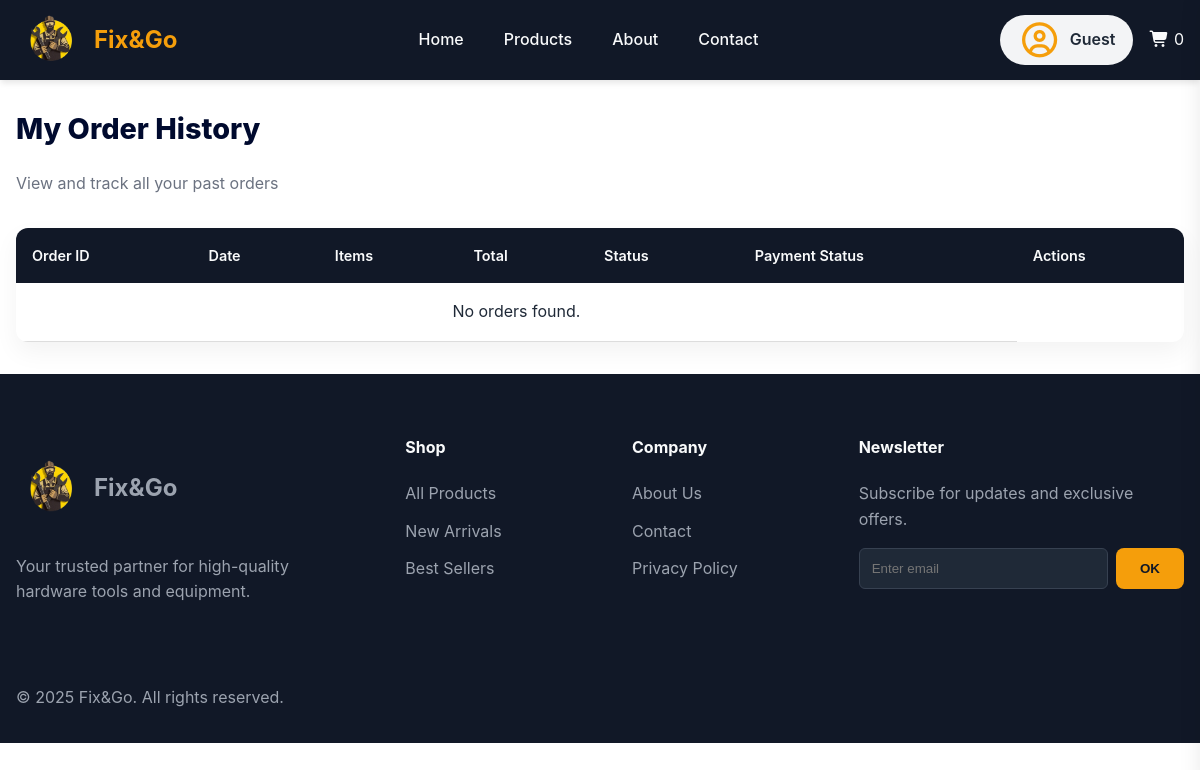
The app's page /pages/order/member-order-history.php, older data.
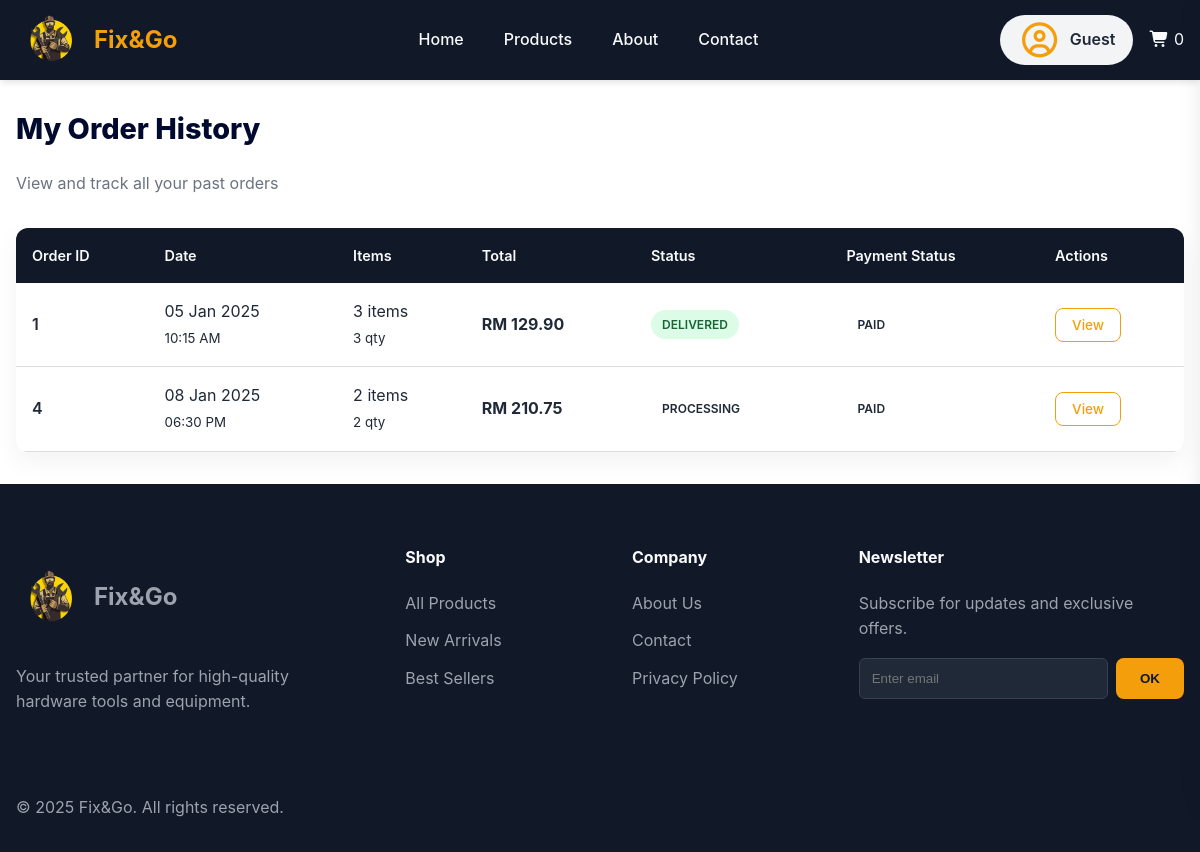
The same page, newer data.
### tables this page shows
CREATE TABLE `orders` (
  `order_id` int(11) NOT NULL,
  `user_id` varchar(12) NOT NULL,
  `order_at` timestamp NOT NULL DEFAULT current_timestamp(),
  `deliver_at` date DEFAULT NULL,
  `payment_status` enum('Pending','Paid','Failed','Refunded') NOT NULL,
  `status` enum('Pending','Processing','Shipping','Delivered','Cancelled') NOT NULL,
  `total_price` decimal(10,2) NOT NULL,
  `utilize_point` tinyint(1) NOT NULL DEFAULT 0,
  `address_id` int(11) NOT NULL
);

### _base.php (called while the page is built, shortened)
<?php
$rootDir = 'http://' . $_SERVER['HTTP_HOST'];
function homePageURL()
{
    global $rootDir;
    $homelink = $rootDir . "/index.php";
    return $homelink;
}
function temp($key, $value = null)
{
    if ($value !== null) {
        $_SESSION["temp_$key"] = $value;
    } else {
        $value = $_SESSION["temp_$key"] ?? null;
        return $value;
    }
}

### DAO/order-dao.php (called while the page is built, shortened)
<?php
function getMemberOrderHistory($user_id)
{
    global $_db;
    try {
        $sql = "SELECT
                    o.order_id,
                    DATE_FORMAT(o.order_at, '%d %b %Y') AS order_date,
                    DATE_FORMAT(o.order_at, '%h:%i %p') AS order_time,
                    o.total_price,
                    o.payment_status,
                    o.status,
                    COUNT(DISTINCT oi.product_id) AS total_items,
                    SUM(oi.qty) AS total_quantity
                FROM orders o
                LEFT JOIN orderitem oi ON o.order_id = oi.order_id
                LEFT JOIN payment p ON o.order_id = p.order_id
                LEFT JOIN address a ON o.address_id = a.address_id
                WHERE o.user_id = ?
                GROUP BY o.order_id
                ORDER BY o.order_at ASC";
        $stmt = $_db->prepare($sql);
        $stmt->execute([$user_id]);
        return $stmt->fetchAll(PDO::FETCH_OBJ);
    } catch (PDOException $e) {
        error_log("Get Member Order History Error: " . $e->getMessage());
        return false;
    }
}

### controller/order-controller.php (called while the page is built, shortened)
<?php
require_once  __DIR__ . '/../_base.php';
require __DIR__ . '/../DAO/order-dao.php';
function getOrderHistoryMember($id)
{
    return getMemberOrderHistory($id);
}

### pages/order/member-order-history.php (the view, shortened to what this page needs)
<?php
require "../../_base.php";
include  "../../_head.php";
require '../../controller/order-controller.php';
$orders = getOrderHistoryMember("M001");
?>
<link rel="stylesheet" href="../../css/msg.css">
<link rel="stylesheet" href="../../css/member-order-history.css">
<main class="main-container member-orders">
    <div class="page-header">
        <h1 class="page-title">My Order History</h1>
        <p class="page-subtitle">View and track all your past orders</p>
    </div>
    <div class="table-container">
        <table class="orders-table">
            <thead>
                <tr>
                    <th>Order ID</th>
                    <th>Date</th>
                    <th>Items</th>
                    <th>Total</th>
                    <th>Status</th>
                    <th>Payment Status</th>
                    <th>Actions</th>
                </tr>
            </thead>
            <tbody>
                <?php if (!empty($orders) && is_array($orders)): ?>
                    <?php foreach ($orders as $order): ?>
                        <tr class="order-row">
                            <td class="order-id">
                                <?= htmlspecialchars($order->order_id) ?>
                            </td>
                            <td>
                                <?= htmlspecialchars($order->order_date) ?><br>
                                <small><?= htmlspecialchars($order->order_time) ?></small>
                            </td>
                            <td>
                                <?= (int)$order->total_items ?> items<br>
                                <small><?= (int)$order->total_quantity ?> qty</small>
                            </td>
                            <td class="price-total">
                                RM <?= number_format($order->total_price, 2) ?>
                            </td>
                            <td>
                                <span class="status <?= strtolower($order->status) ?>">
                                    <?= htmlspecialchars($order->status) ?>
                                </span>
                            </td>
                            <td>
                                <span class="status <?= strtolower($order->payment_status) ?>">
                                    <?= htmlspecialchars($order->payment_status) ?>
                                </span>
                            </td>
                            <td class="actions">
                                <a href="member-order-detail.php?id=<?= $order->order_id ?>"
                                    class="btn-view">View</a>
                            </td>
                        </tr>
                    <?php endforeach; ?>
                <?php else: ?>
                    <tr>
                        <td colspan="6" class="empty-state">
                            No orders found.
                        </td>
                    </tr>
                <?php endif; ?>
            </tbody>
        </table>
    </div>
</main>
<?php include '../../_foot.php'; ?>

### _head.php (shortened to what this page needs)
<!DOCTYPE html>
<html lang="en">
<head>
    <link rel="stylesheet" href="<?= $rootDir ?>/css/style.css">
    <link rel="stylesheet" href="<?= $rootDir ?>/css/responsive.css">
    <link rel="stylesheet" href="https://cdnjs.cloudflare.com/ajax/libs/font-awesome/7.0.1/css/all.min.css">
</head>
<body>
    <header>
        <div class="container flex justify-between">
            <a href="<?= homePageURL() ?>" class="logo" data-link="home">
                <img src="<?= $rootDir ?>/images/logo.png" alt="Logo" style="width: 70px; height: 90px;" />
                Fix&Go
            </a>
            <nav class="desktop-nav">
                <ul class="flex">
                    <li><a href="<?= homePageURL() ?>">Home</a></li>
                    <li><a href="<?= $rootDir ?>#">Products</a></li>
                    <li><a href="<?= $rootDir ?>/pages/guest/aboutUs.php">About</a></li>
                    <li><a href="<?= $rootDir ?>">Contact</a></li>
                </ul>
            </nav>
            <div class="profile-wrapper">
                <?php if (temp('USER_ID')): ?>
                    <div class="profile-icon logged-in" id="profileIcon">
                        <img src="<?= $rootDir . getUserProfilePicture(temp('USER_ID')) ?>"
                            alt="Profile"
                            class="profile-picture" />
                        <span class="username"><?= htmlspecialchars(temp('USER_NAME') ?? 'User') ?></span>
                        <i class="fa-solid fa-chevron-down dropdown-arrow"></i>
                    </div>
                    <div class="profile-dropdown" id="profileDropdown">
                        <a href="<?= $rootDir ?>/pages/member/profile.php">
                            <i class="fa-regular fa-user"></i> My Profile
                        </a>
                        <a href="<?= $rootDir ?>/pages/member/orders.php">
                            <i class="fa-regular fa-clipboard"></i> My Orders
                        </a>
                        <a href="<?= $rootDir ?>/pages/member/wishlist.php">
                            <i class="fa-regular fa-heart"></i> Wishlist
                        </a>
                        <hr>
                        <a href="javascript:void(0)" class="logout-btn">
                            <i class="fa-solid fa-arrow-right-from-bracket"></i> Logout
                        </a>
                    </div>
                <?php else: ?>
                    <div class="profile-icon guest" id="profileIcon">
                        <i class="fa-regular fa-circle-user"></i>
                        <span>Guest</span>
                    </div>
                <?php endif; ?>
                <?php
                $current_page = basename($_SERVER['PHP_SELF']);
                $is_cart_page = ($current_page === 'cart.php');
                ?>
                <?php if (!$is_cart_page): ?>
                    <div class="cart-icon <?= $userRole ?>" id="cartIcon">
                        <i class="fa-solid fa-cart-shopping"></i>
                        <span class="cart-count" id="cartCount" data-count="<?= (int)$cart_count ?>">0</span>
                    </div>
                <?php endif; ?>
            </div>
    </header>
</body>

### _foot.php
<footer>
    <div class="container">
        <div class="footer-grid">
            <div class="footer-col">
                <a href="#" class="logo" style="margin-bottom: 1rem; display: flex;">
                    <img src="<?= $rootDir ?>/images/logo.png" alt="Logo" style="width: 70px; height: 100px;" />
                    Fix&Go
                </a>
                <p>Your trusted partner for high-quality hardware tools and equipment.</p>
            </div>
            <div class="footer-col">
                <h4>Shop</h4>
                <ul>
                    <li><a href="#">All Products</a></li>
                    <li><a href="#">New Arrivals</a></li>
                    <li><a href="#">Best Sellers</a></li>
                </ul>
            </div>
            <div class="footer-col">
                <h4>Company</h4>
                <ul>
                    <li><a href="#">About Us</a></li>
                    <li><a href="#">Contact</a></li>
                    <li><a href="#">Privacy Policy</a></li>
                </ul>
            </div>
            <div class="footer-col">
                <h4>Newsletter</h4>
                <p>Subscribe for updates and exclusive offers.</p>
                <form class="newsletter-form" onsubmit="event.preventDefault(); alert('Subscribed!');">
                    <input type="email" placeholder="Enter email" required>
                    <button type="submit" class="btn btn-primary">OK</button>
                </form>
            </div>
        </div>
        <div class="copyright">
            &copy; 2025 Fix&Go. All rights reserved.
        </div>
    </div>
</footer>

### css/style.css (style rules this page uses)
:root { --primary-color: #f59e0b; --primary-hover: #d97706; --primary-dark: #000a2e; --bg-dark: #111827; --bg-card: #f3f4f6; --text-light: #f9fafb; --text-color: #1f2937; --text-muted: #6b7280; --border-color: #ddd; --error-color: #e74c3c; --success-color: #2ecc71; --spacing-unit: 1rem; --container-width: 1500px; --header-height: 80px; }
* { box-sizing: border-box; margin: 0; padding: 0; }
body { font-family: "Inter", -apple-system, BlinkMacSystemFont, "Segoe UI", Roboto, Oxygen, Ubuntu, Cantarell, "Open Sans", "Helvetica Neue", sans-serif; line-height: 1.6; color: var(--text-dark); background-color: #ffffff; }
.container { max-width: var(--container-width); margin: 0 auto; padding: 0 var(--spacing-unit); }
.flex { display: flex; align-items: center; }
.justify-between { justify-content: space-between; }
h1, h2, h3, h4 { line-height: 1.2; margin-bottom: 1rem; }
h1 { font-size: 3.5rem; font-weight: 800; }
p { margin-bottom: 1rem; }
.btn { display: inline-block; padding: 0.75rem 1.5rem; border-radius: 0.5rem; font-weight: 600; text-decoration: none; transition: all 0.3s ease; cursor: pointer; border: none; }
.btn-primary { background-color: var(--primary-color); color: var(--bg-dark); }
header { background-color: var(--bg-dark); color: var(--text-light); height: var(--header-height); position: sticky; top: 0; z-index: 1000; box-shadow: 0 4px 6px -1px rgba(0, 0, 0, 0.1); }
header .container { height: 100%; }
.logo { font-size: 1.5rem; font-weight: 700; color: var(--primary-color); text-decoration: none; display: flex; align-items: center; gap: 0.5rem; }
.desktop-nav ul { gap: 2.5rem; list-style: none; }
.desktop-nav a { color: var(--text-light); text-decoration: none; font-weight: 500; transition: color 0.3s; }
footer { background-color: var(--bg-dark); color: #9ca3af; padding: 4rem 0 2rem; }
.footer-grid { display: grid; grid-template-columns: 2fr 1fr 1fr 2fr; gap: 4rem; margin-bottom: 4rem; }
.footer-col h4 { color: var(--text-light); margin-bottom: 1.5rem; }
.footer-col ul { list-style: none; }
.footer-col li { margin-bottom: 0.75rem; }
.footer-col a { color: #9ca3af; text-decoration: none; transition: color 0.2s; }
.newsletter-form { display: flex; gap: 0.5rem; }
.newsletter-form input { flex: 1; padding: 0.75rem; border-radius: 0.375rem; border: 1px solid #374151; background-color: #1f2937; color: var(--text-light); }
.guest { display: hidden !important; }
.profile-wrapper { position: relative; display: flex; align-items: center; justify-content: space-between; width: auto; gap: 1rem; }
.profile-icon { display: flex; align-items: center; gap: 8px; padding: 0.35rem 1rem; background: var(--bg-card); border: 2px solid transparent; border-radius: 50px; cursor: pointer; font-weight: 600; color: var(--text-color); transition: all 0.3s ease; white-space: nowrap; }
.profile-icon i { font-size: 1.9rem; color: var(--text-muted); }
.profile-icon.guest i { font-size: 2.2rem; color: var(--primary-color); }

Row changes from the older to the newer data that the page shows:
added orders: order_id "1", order_date "05 Jan 2025", order_time "10:15 AM", total_items "3", total_quantity "3", total_price "129.90", status "DELIVERED", payment_status "PAID"
added orders: order_id "4", order_date "08 Jan 2025", order_time "06:30 PM", total_items "2", total_quantity "2", total_price "210.75", status "PROCESSING", payment_status "PAID"
Text that changed along with them:
text no longer shown: "No orders found."
